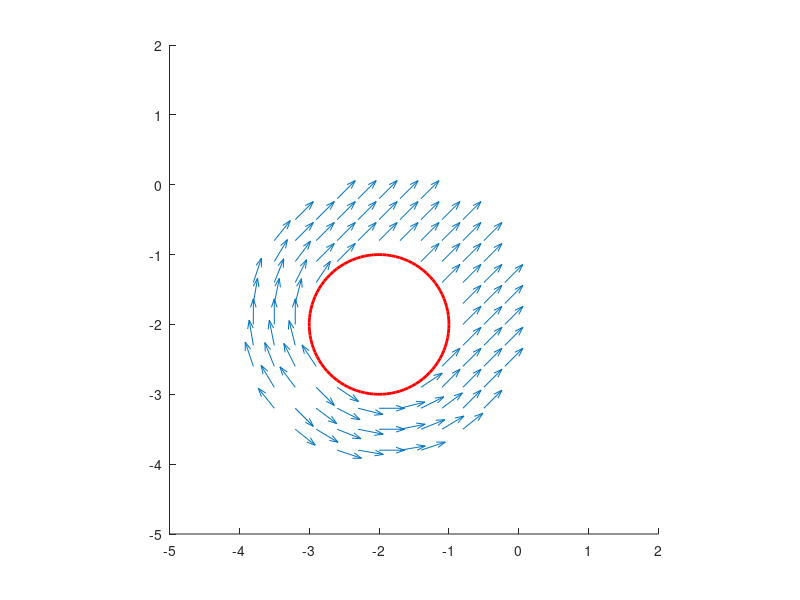

The MATLAB script that drew this image:
%%BY: Hadi Salman
% OCT/05/2016
%% Reference: Motion planning and collision avoidance using navigation vector fields
% JUST CLICK RUN!

%%

ro = 1;%radius of obstacle
re = 0.0;%safety margin
r_robot= 0.0;% radius of robot

figure;
hold on
viscircles([-2,-2],ro);
axis equal;
axis([-5 2 -5 2]);
% scatter(0,0,'x');
% text(0,0,'  target');

% obstacles' positions
xo = [-2];
yo = [-2];
N = numel(xo); % number of obstacles

% repulsive vector field (for one obstacle)
phi = atan2(- yo, -xo)+ pi;
p = [cos(phi), sin(phi)];% direction from obstacle to origin
% p = [1,0];
resolution = 0.3;
[x,y] = meshgrid(-5.0:resolution:2.0,-5.0:resolution:2.0);

% %repalsive vector fields around obstacle o
% %lambda = 1: p.deltaR > 0 (Check ref. paper sec: III)
% Fox1 = p(2)*(x-xo).*(y-yo) - p(1)*(y-yo).^2;
% Foy1 = p(1)*(x-xo).*(y-yo) - p(2)*(x-xo).^2;
% 
% %lambda = 0 p.deltaR < 0  (Check ref. paper sec: III)
% Fox0 = -p(1)*(x-xo).^2 - p(1)*(y-yo).^2;
% Foy0 = -p(2)*(y-yo).^2 - p(2)*(x-xo).^2;

%%
% refer to the paper sec III
%valur of B at some point r > rz = ro+re+r
r = ro + r_robot + re + 1; 
BF = ro^2 - r^2;
BZ = ro^2 - (ro + r_robot +re)^2;

i=0;
j=0;
Fox = zeros(size(x));
Foy = zeros(size(x));
for xi = -5.0:resolution:2.0
   j=j+1;
   i=0;
    for yi = -5.0:resolution:2.0
       i=i+1;
       dx = xi-xo;
       dy = yi-yo;
       
       B = ro^2 - dx^2 - dy^2;
       
       if(B <= BF || B > 0)
          sigma = 1;
       elseif (B > BF && B < BZ)
           a = 2/(BZ- BF)^3;
           b = -3*(BZ+BF)/(BZ-BF)^3;
           c = 6*BZ*BF/(BZ-BF)^3;
           d = BZ^2*(BZ - 3*BF)/(BZ-BF)^3;
           sigma =a*B^3 + b*B^2 + c*B + d;
       else 
          sigma = 0;
       end
           
       if (p*[dx; dy] >= 0)
            Fox(i, j) =  (1-sigma)*(p(2)*(dx)*(dy) - p(1)*(dy)^2)/norm([(p(2)*(dx)*(dy) - p(1)*(dy)^2),(p(1)*(dx)*(dy) - p(2)*(dx)^2)]);
            Foy(i, j) =  (1-sigma)*(p(1)*(dx)*(dy) - p(2)*(dx)^2)/norm([(p(2)*(dx)*(dy) - p(1)*(dy)^2),(p(1)*(dx)*(dy) - p(2)*(dx)^2)]);
       end
       
       if (p*[dx; dy]<0)
            Fox(i, j) =  (1-sigma)*(-p(1)*(dx).^2 - p(1)*(dy).^2)/norm([(-p(1)*(dx).^2 - p(1)*(dy).^2),(-p(2)*(dy).^2 - p(2)*(dx).^2)]);
            Foy(i, j) =  (1-sigma)*(-p(2)*(dy).^2 - p(2)*(dx).^2)/norm([(-p(1)*(dx).^2 - p(1)*(dy).^2),(-p(2)*(dy).^2 - p(2)*(dx).^2)]);
       end
    end
end

% Fox = Fox1;
% Foy =  Foy1;
% figure(1)
L = sqrt(Fox.^2 + Foy.^2);
quiver(x,y,Fox./L,Foy./L);

